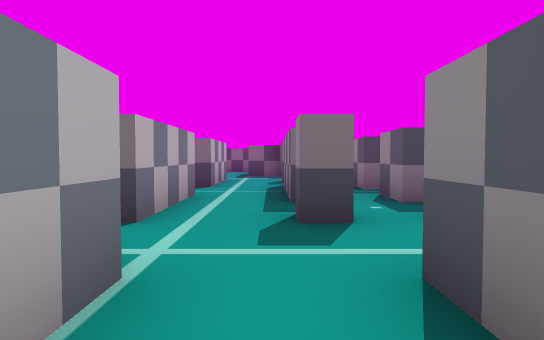
view 1 (above)

24 first-person views from a walk through a level from a Godot 3-D game. The camera is 1.2 m above the floor, tilts 2° down and sees 75° across. The floor is counted in squares, 2 m on a side. Each view is taken from the middle of a square. On the plan, view 1 faces up. The plan holds only what a view shows up to about 10 squares ahead; the rest is blank. Characters and animated objects are not drawn.

view 2
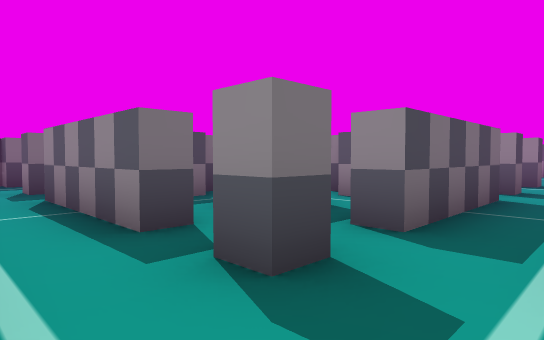

view 3
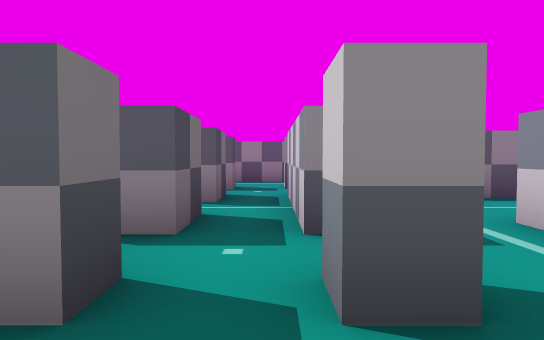

view 4
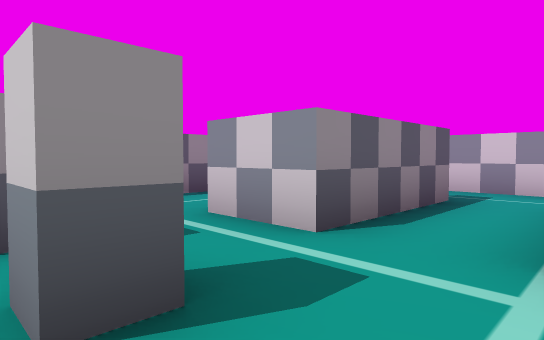

view 5
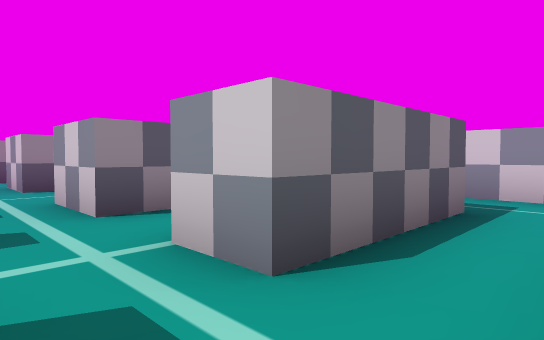

view 6
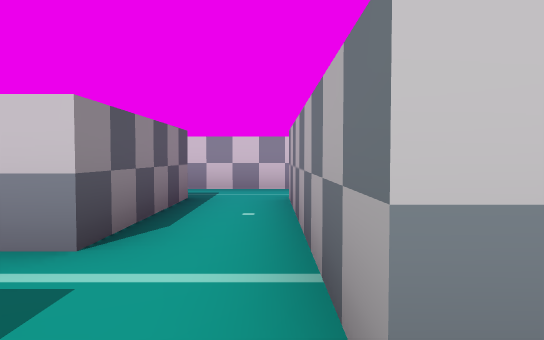

view 7
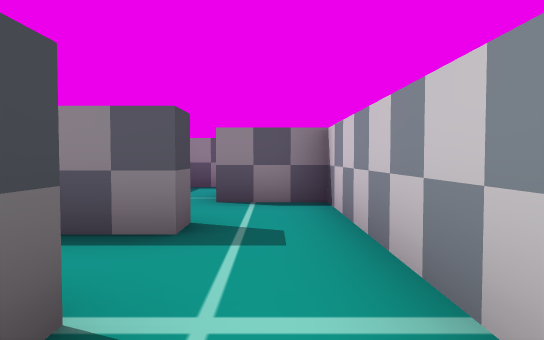

view 8
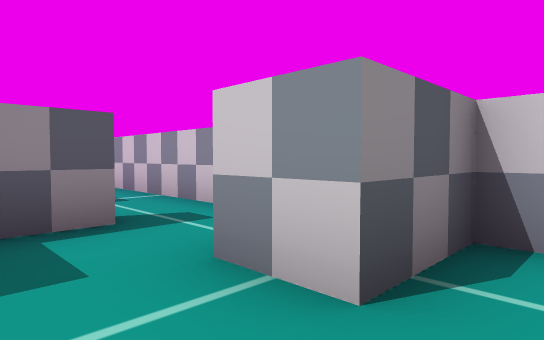

view 9
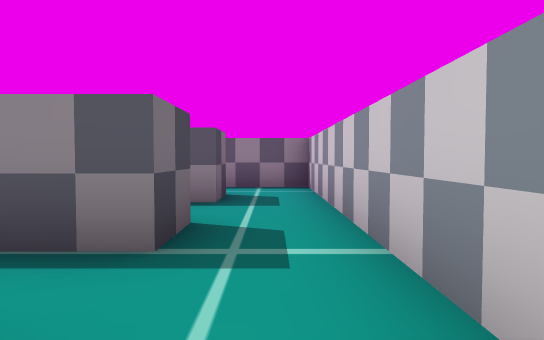

view 10
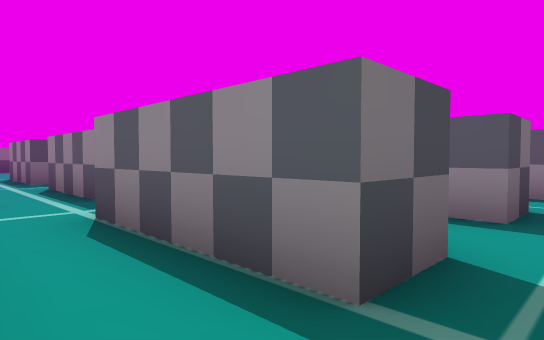

view 11
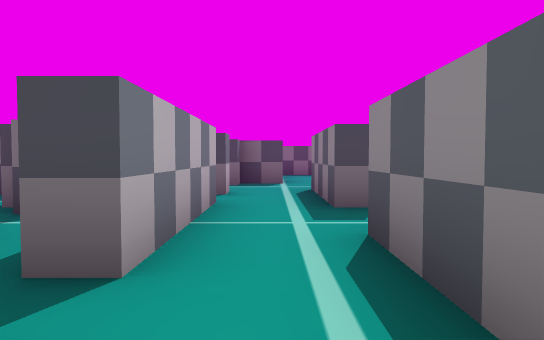

view 12
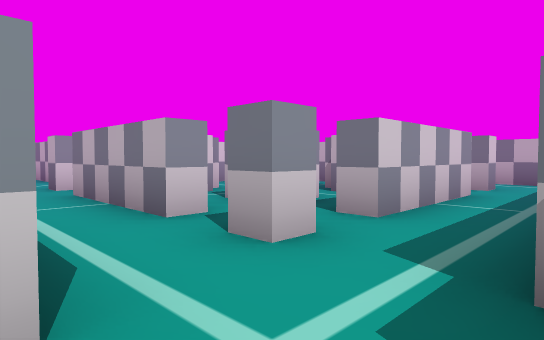

view 13
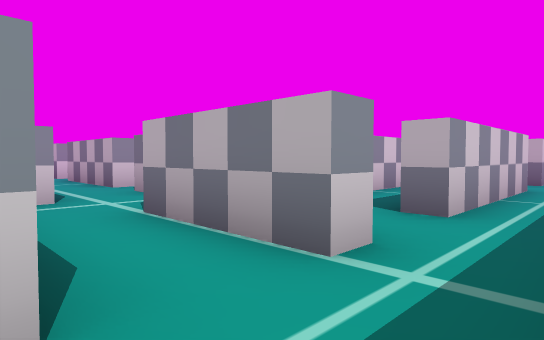

view 14
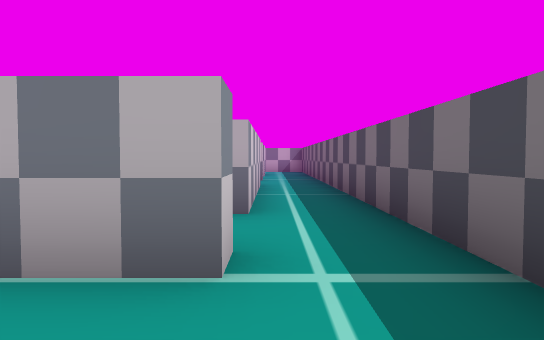

view 15
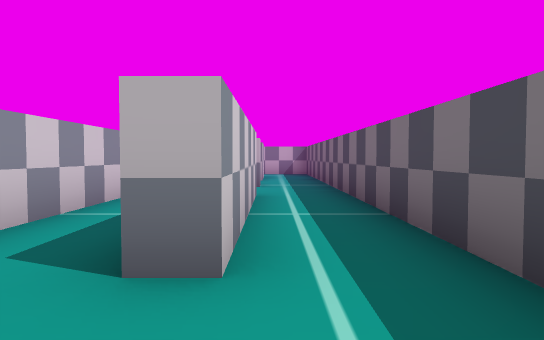

view 16
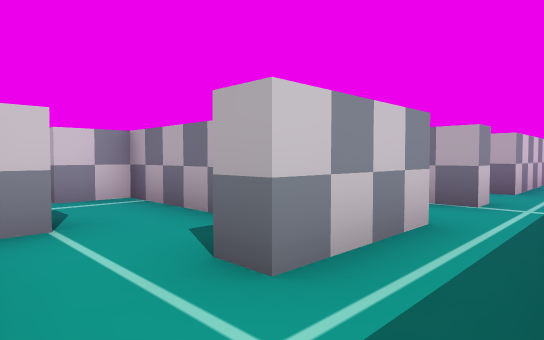

view 17
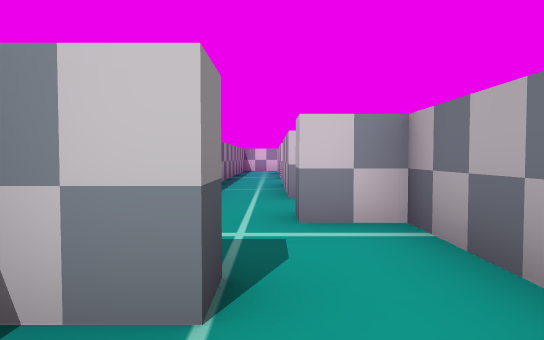

view 18
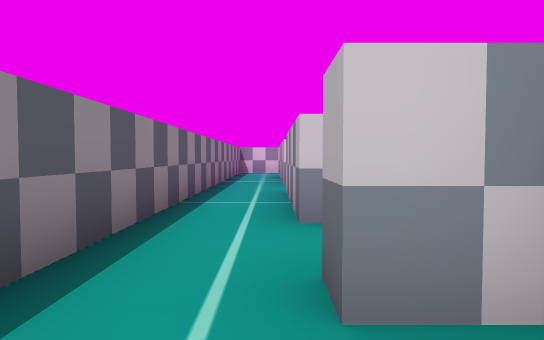

view 19
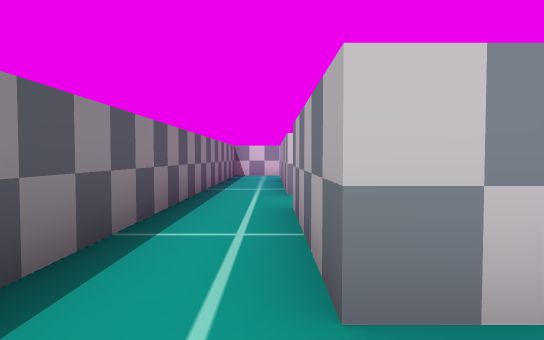

view 20
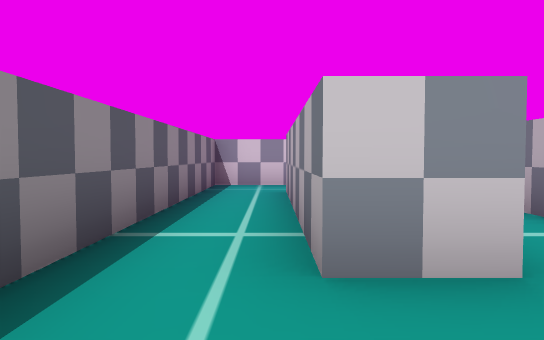

view 21
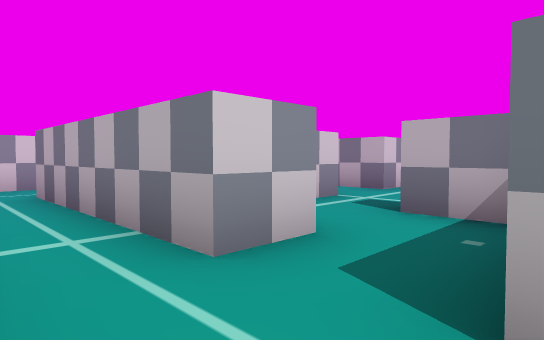

view 22
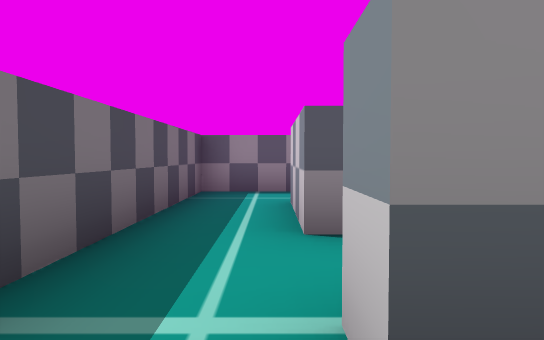

view 23
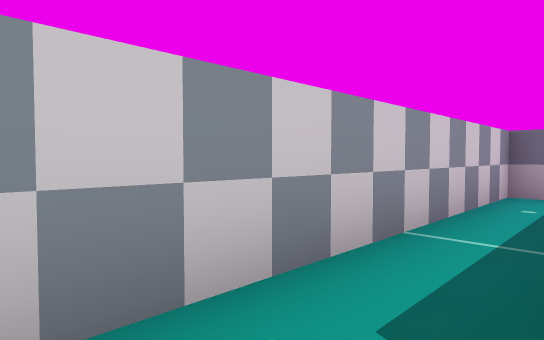

view 24
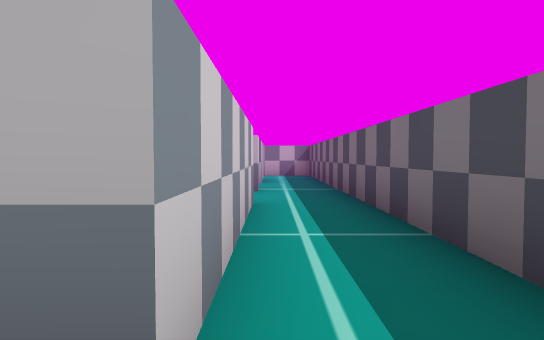

### Floor plan
Ten units are one square. View 1 is at (0, 0); x grows to the right and y downward. Boxes are objects, and circles mark ways between rooms. Rooms are numbered by the first view taken in them; rooms with no view inside come last. Other rooms are left out.
<svg viewBox="-39 -158 166 191">
<path fill="none" stroke="#000" d="M28 -47 18 -47 18 -58M18 -32 18 -37 45 -37M48 -47 38 -47 38 -52M9 -47 3 -47M9 -32 3 -32 3 -37 8 -37M22 -67 18 -67 18 -76M62 -39 62 -32 58 -32 58 -38M62 -47 58 -47M57 -17 57 2M-12 -46 -12 -32M58 -78 62 -78M82 -32 78 -32 78 -58M16 -93 47 -93 47 -88M3 -88 3 -93 7 -93 7 -89M12 13 7 13 7 -17 22 -17M78 -72 78 -98M56 -93 62 -93 62 -88M-33 -34 -33 12M-12 -98 -12 -72M-18 14 -18 -17 -7 -17 -7 -9M58 28 85 28M84 13 73 13 73 -17 79 -17M-34 28 15 28M72 -138 72 -112 62 -112M42 -2 42 -17 57 -17M52 14 52 2M15 28 27 28 27 13 38 13M49 -32 18 -32M66 -138 72 -138M86 -138 107 -138M12 -138 52 -138 52 -132M105 -153 -4 -153M107 -78 107 -48M107 -33 107 13M112 -112 112 -118 120 -118M97 -119 97 -98 107 -98 107 -92M122 -136 122 -153 105 -153M107 -138 107 -132M105 28 122 28 122 -95M96 -33 107 -33M107 13 98 13 98 8M82 -44 82 -32M85 28 105 28M-3 -139 -3 -118 59 -118M82 -72 78 -72M62 -78 62 -47M100 -78 107 -78"/>
<circle cx="10" cy="20" r="3" fill="#2a7"/>
<circle cx="20" cy="-20" r="3" fill="#2a7"/>
<circle cx="50" cy="20" r="3" fill="#2a7"/>
<circle cx="55" cy="-25" r="3" fill="#2a7"/>
<circle cx="80" cy="-140" r="3" fill="#2a7"/>
<circle cx="80" cy="-25" r="3" fill="#2a7"/>
<circle cx="80" cy="20" r="3" fill="#2a7"/>
<circle cx="70" cy="-50" r="3" fill="#2a7"/>
<circle cx="70" cy="-80" r="3" fill="#2a7"/>
<circle cx="95" cy="-145" r="3" fill="#2a7"/>
<circle cx="100" cy="-40" r="3" fill="#2a7"/>
<circle cx="100" cy="20" r="3" fill="#2a7"/>
<circle cx="100" cy="-80" r="3" fill="#2a7"/>
<text x="30" y="-40">1</text>
<text x="30" y="0">2</text>
<text x="50" y="-140">3</text>
<text x="110" y="-70">4</text>
<text x="90" y="-10">5</text>
<text x="20" y="-120">6</text>
<text x="80" y="-70">7</text>
</svg>
Room 1 opens to room 2. Room 1 opens to room 3. Room 1 opens to room 5. Room 1 opens to room 7. Room 3 opens to room 4. Room 4 opens to room 5. Room 4 opens to room 7.

Where each view was taken, in squares from view 1:
view 1: 0 up, 0 right, facing up
view 2: 2 up, 1 left, facing up-right
view 3: 4 up, 1 left, facing right
view 4: 4 up, 1 left, facing down-right
view 5: 3 up, 3 left, facing down-right
view 6: 4 up, 3 left, facing down
view 7: 2 down, 2 left, facing right
view 8: 0 up, 2 right, facing down-right
view 9: 2 down, 5 right, facing right
view 10: 2 down, 6 right, facing up-right
view 11: 3 up, 7 right, facing up
view 12: 11 up, 8 right, facing down-left
view 13: 15 up, 9 right, facing down-left
view 14: 14 up, 9 right, facing left
view 15: 14 up, 7 right, facing left
view 16: 15 up, 12 right, facing down-left
view 17: 13 up, 11 right, facing down
view 18: 11 up, 11 right, facing down
view 19: 9 up, 11 right, facing down
view 20: 5 up, 11 right, facing down
view 21: 5 up, 12 right, facing down-left
view 22: 14 up, 6 right, facing right
view 23: 13 up, 6 right, facing down-left
view 24: 14 up, 6 right, facing left
